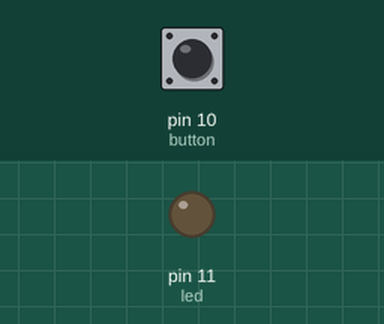
The sketch below on a simulated Arduino Uno, built with avr-gcc and run on an emulated ATmega328P. Parts: output pins drawn as LEDs (lit = HIGH). Dashed ring = blinking. The inputs (shaded band) are chosen by the test bench; at power-on: pin 10 (button) LOW.

Above: at 1.2 s.
1.3 s: pin 10 (button) pulled HIGH for 3.2 s
At 1.9 s:
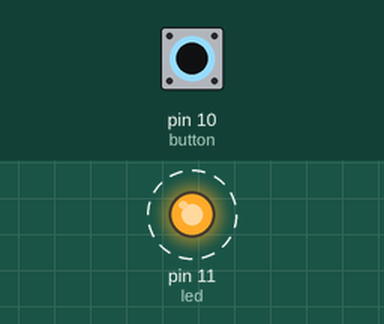
6.0 s: pin 10 (button) pulled HIGH for 0.15 s
At 6.7 s:
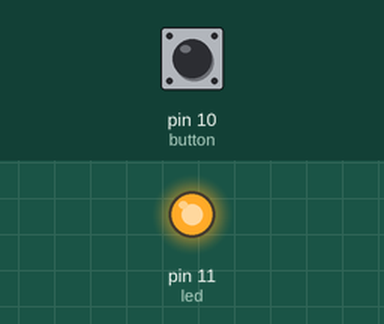
7.6 s: pin 10 (button) pulled HIGH for 1 s
At 7.9 s:
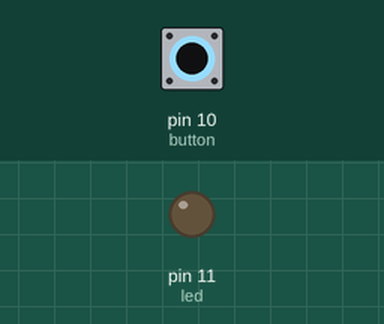
Timing chart, 0 to 10.6 s (numbered marks = the images above; inputs shaded):
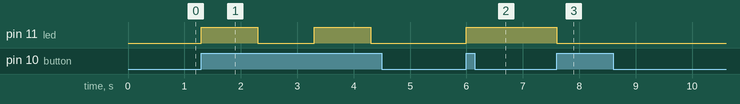

The sketch:

bluiltin_led.ino
```cpp
int led = 11;
int button = 10;
int led1 = 0;

void setup() {
 pinMode(led, OUTPUT);
 pinMode(button, INPUT);
}

void loop() {
  int value = digitalRead(button);
  if((value == HIGH) && (led1 == 0)){
    digitalWrite(led, HIGH);
    delay(1000);
    led1=1;
  } else if((value == HIGH) && (led1 == 1)){
      digitalWrite(led, LOW);
      led1 = 0;
      delay(1000);
  }

}
```

Measured:
- after the input at 1.3 s, pin 11 (led): alternates HIGH for 1.0 s and LOW for 1.0 s, starting at once
- after the input at 6.0 s, pin 11 (led): LOW → HIGH at once
- after the input at 7.6 s, pin 11 (led): HIGH → LOW at once
